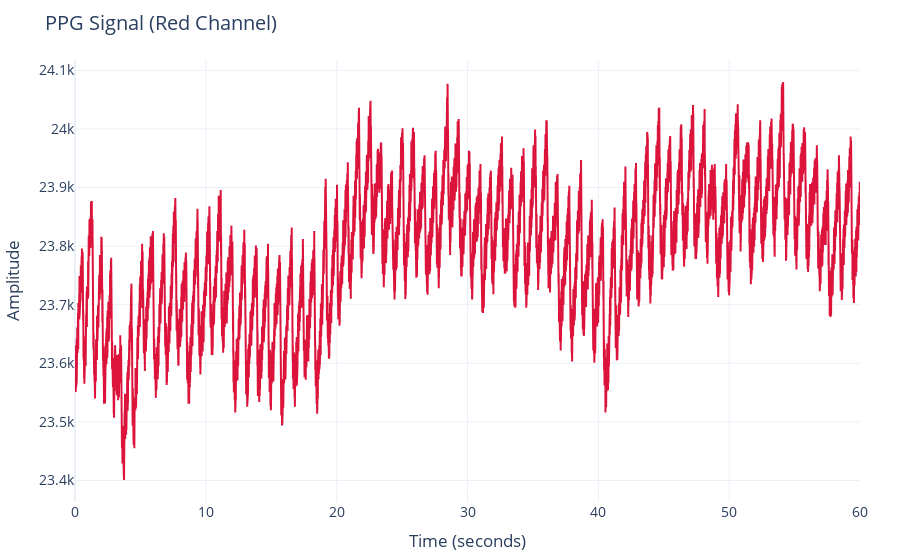

Source (notebook cell):
### Markdown cell above
## Load Data

### Code cell
# Import libraries
import pandas as pd
import numpy as np
import plotly.graph_objs as go

# Load txt file
df = pd.read_csv('data/ppg_signal_wean.txt', sep='\t')
df.columns = [col.lower() for col in df.columns]
signal = df['red'] if 'red' in df.columns else df.iloc[:,0]

sampling_rate = 200
time = np.arange(len(signal)) / sampling_rate
total_time = round(time[-1])

# Interactive plot with Plotly
fig = go.Figure()
fig.add_trace(go.Scatter(x=time, y=signal, mode='lines', name='PPG Signal', line=dict(color='crimson')))
fig.update_layout(title='PPG Signal (Red Channel)',
                  xaxis_title='Time (seconds)',
                  yaxis_title='Amplitude',
                  template='plotly_white',
                  font=dict(size=14),
                  margin=dict(l=40, r=40, t=60, b=40))
fig.show()

### Figure 1 — Plotly figure (JSON) as saved in the notebook; plotly's stock layout.template omitted (floating-point values rounded to 4 significant figures; data arrays with more than 128 entries replaced by an {"elided": "..."} marker saying what was removed)
{"data": [{"line": {"color": "crimson"}, "mode": "lines", "name": "PPG Signal", "type": "scatter", "x": {"elided": "12000 float values"}, "y": {"elided": "12000 int values"}}], "layout": {"font": {"size": 14}, "margin": {"b": 40, "l": 40, "r": 40, "t": 60}, "title": {"text": "PPG Signal (Red Channel)"}, "xaxis": {"title": {"text": "Time (seconds)"}}, "yaxis": {"title": {"text": "Amplitude"}}}}
